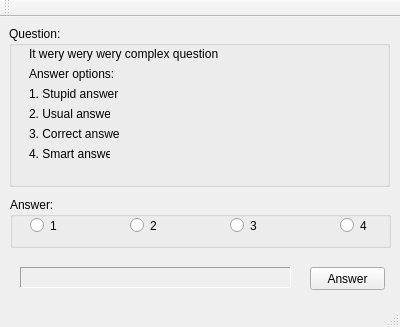
<?xml version="1.0" encoding="UTF-8"?>
<ui version="4.0">
 <class>Note</class>
 <widget class="QMainWindow" name="Note">
  <property name="geometry">
   <rect>
    <x>0</x>
    <y>0</y>
    <width>400</width>
    <height>327</height>
   </rect>
  </property>
  <property name="windowTitle">
   <string>Note</string>
  </property>
  <widget class="QWidget" name="centralWidget">
   <widget class="QGroupBox" name="groupBox">
    <property name="geometry">
     <rect>
      <x>9</x>
      <y>9</y>
      <width>381</width>
      <height>161</height>
     </rect>
    </property>
    <property name="title">
     <string>Question:</string>
    </property>
    <widget class="QLabel" name="label">
     <property name="geometry">
      <rect>
       <x>20</x>
       <y>20</y>
       <width>341</width>
       <height>16</height>
      </rect>
     </property>
     <property name="text">
      <string>It wery wery wery complex question</string>
     </property>
    </widget>
    <widget class="QLabel" name="label_2">
     <property name="geometry">
      <rect>
       <x>20</x>
       <y>40</y>
       <width>91</width>
       <height>16</height>
      </rect>
     </property>
     <property name="text">
      <string>Answer options:</string>
     </property>
    </widget>
    <widget class="QLabel" name="label_3">
     <property name="geometry">
      <rect>
       <x>20</x>
       <y>60</y>
       <width>91</width>
       <height>16</height>
      </rect>
     </property>
     <property name="text">
      <string>1. Stupid answer</string>
     </property>
    </widget>
    <widget class="QLabel" name="label_4">
     <property name="geometry">
      <rect>
       <x>20</x>
       <y>80</y>
       <width>81</width>
       <height>16</height>
      </rect>
     </property>
     <property name="text">
      <string>2. Usual answer</string>
     </property>
    </widget>
    <widget class="QLabel" name="label_5">
     <property name="geometry">
      <rect>
       <x>20</x>
       <y>100</y>
       <width>91</width>
       <height>16</height>
      </rect>
     </property>
     <property name="text">
      <string>3. Correct answer</string>
     </property>
    </widget>
    <widget class="QLabel" name="label_6">
     <property name="geometry">
      <rect>
       <x>20</x>
       <y>120</y>
       <width>81</width>
       <height>16</height>
      </rect>
     </property>
     <property name="text">
      <string>4. Smart answer</string>
     </property>
    </widget>
   </widget>
   <widget class="QGroupBox" name="groupBox_2">
    <property name="geometry">
     <rect>
      <x>10</x>
      <y>180</y>
      <width>381</width>
      <height>51</height>
     </rect>
    </property>
    <property name="title">
     <string>Answer:</string>
    </property>
    <widget class="QRadioButton" name="answer1Button">
     <property name="geometry">
      <rect>
       <x>20</x>
       <y>20</y>
       <width>31</width>
       <height>17</height>
      </rect>
     </property>
     <property name="text">
      <string>1</string>
     </property>
    </widget>
    <widget class="QRadioButton" name="answer2Button">
     <property name="geometry">
      <rect>
       <x>120</x>
       <y>20</y>
       <width>31</width>
       <height>17</height>
      </rect>
     </property>
     <property name="text">
      <string>2</string>
     </property>
    </widget>
    <widget class="QRadioButton" name="answer3Button">
     <property name="geometry">
      <rect>
       <x>220</x>
       <y>20</y>
       <width>31</width>
       <height>17</height>
      </rect>
     </property>
     <property name="text">
      <string>3</string>
     </property>
    </widget>
    <widget class="QRadioButton" name="answer4Button">
     <property name="geometry">
      <rect>
       <x>330</x>
       <y>20</y>
       <width>31</width>
       <height>17</height>
      </rect>
     </property>
     <property name="text">
      <string>4</string>
     </property>
    </widget>
   </widget>
   <widget class="QPushButton" name="answerButton">
    <property name="geometry">
     <rect>
      <x>310</x>
      <y>250</y>
      <width>75</width>
      <height>23</height>
     </rect>
    </property>
    <property name="text">
     <string>Answer</string>
    </property>
   </widget>
   <widget class="QLabel" name="labelAnswer">
    <property name="geometry">
     <rect>
      <x>20</x>
      <y>250</y>
      <width>271</width>
      <height>21</height>
     </rect>
    </property>
    <property name="frameShape">
     <enum>QFrame::Panel</enum>
    </property>
    <property name="frameShadow">
     <enum>QFrame::Sunken</enum>
    </property>
    <property name="text">
     <string/>
    </property>
   </widget>
  </widget>
  <widget class="QMenuBar" name="menuBar">
   <property name="geometry">
    <rect>
     <x>0</x>
     <y>0</y>
     <width>400</width>
     <height>21</height>
    </rect>
   </property>
  </widget>
  <widget class="QToolBar" name="mainToolBar">
   <attribute name="toolBarArea">
    <enum>TopToolBarArea</enum>
   </attribute>
   <attribute name="toolBarBreak">
    <bool>false</bool>
   </attribute>
  </widget>
  <widget class="QStatusBar" name="statusBar"/>
 </widget>
 <layoutdefault spacing="6" margin="11"/>
 <resources/>
 <connections/>
</ui>
